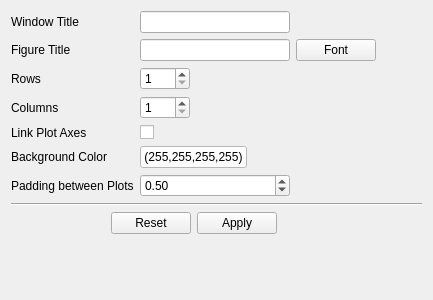
<?xml version="1.0" encoding="UTF-8"?>
<ui version="4.0">
 <class>FigureOptionsWidget</class>
 <widget class="QFigureOptionsWidget" name="FigureOptionsWidget">
  <property name="geometry">
   <rect>
    <x>0</x>
    <y>0</y>
    <width>433</width>
    <height>300</height>
   </rect>
  </property>
  <property name="windowTitle">
   <string>Form</string>
  </property>
  <layout class="QGridLayout" name="gridLayout">
   <item row="0" column="0">
    <widget class="QLabel" name="label_24">
     <property name="text">
      <string>Window Title</string>
     </property>
    </widget>
   </item>
   <item row="0" column="1">
    <widget class="QLineEdit" name="windowTitle">
     <property name="sizePolicy">
      <sizepolicy hsizetype="Minimum" vsizetype="Fixed">
       <horstretch>0</horstretch>
       <verstretch>0</verstretch>
      </sizepolicy>
     </property>
     <property name="minimumSize">
      <size>
       <width>150</width>
       <height>0</height>
      </size>
     </property>
     <property name="toolTip">
      <string>Window Title Text</string>
     </property>
    </widget>
   </item>
   <item row="1" column="0">
    <widget class="QLabel" name="label_13">
     <property name="text">
      <string>Figure Title</string>
     </property>
    </widget>
   </item>
   <item row="1" column="1">
    <widget class="QLineEdit" name="title">
     <property name="sizePolicy">
      <sizepolicy hsizetype="Minimum" vsizetype="Fixed">
       <horstretch>0</horstretch>
       <verstretch>0</verstretch>
      </sizepolicy>
     </property>
     <property name="minimumSize">
      <size>
       <width>150</width>
       <height>0</height>
      </size>
     </property>
    </widget>
   </item>
   <item row="2" column="0">
    <widget class="QLabel" name="label">
     <property name="text">
      <string>Rows</string>
     </property>
     <property name="buddy">
      <cstring>rows</cstring>
     </property>
    </widget>
   </item>
   <item row="2" column="1">
    <widget class="QSpinBox" name="rows">
     <property name="sizePolicy">
      <sizepolicy hsizetype="Fixed" vsizetype="Fixed">
       <horstretch>0</horstretch>
       <verstretch>0</verstretch>
      </sizepolicy>
     </property>
     <property name="minimumSize">
      <size>
       <width>50</width>
       <height>0</height>
      </size>
     </property>
     <property name="minimum">
      <number>1</number>
     </property>
    </widget>
   </item>
   <item row="3" column="0">
    <widget class="QLabel" name="label_2">
     <property name="text">
      <string>Columns</string>
     </property>
     <property name="buddy">
      <cstring>columns</cstring>
     </property>
    </widget>
   </item>
   <item row="3" column="1">
    <widget class="QSpinBox" name="columns">
     <property name="sizePolicy">
      <sizepolicy hsizetype="Fixed" vsizetype="Fixed">
       <horstretch>0</horstretch>
       <verstretch>0</verstretch>
      </sizepolicy>
     </property>
     <property name="minimumSize">
      <size>
       <width>50</width>
       <height>0</height>
      </size>
     </property>
     <property name="minimum">
      <number>1</number>
     </property>
    </widget>
   </item>
   <item row="4" column="0">
    <widget class="QLabel" name="label_40">
     <property name="text">
      <string>Link Plot Axes</string>
     </property>
    </widget>
   </item>
   <item row="4" column="1">
    <widget class="QCheckBox" name="linkPlotAxes">
     <property name="text">
      <string/>
     </property>
    </widget>
   </item>
   <item row="5" column="0">
    <widget class="QLabel" name="label_5">
     <property name="text">
      <string>Background Color</string>
     </property>
    </widget>
   </item>
   <item row="5" column="1">
    <widget class="QColorButton" name="backgroundColor">
     <property name="sizePolicy">
      <sizepolicy hsizetype="Fixed" vsizetype="Fixed">
       <horstretch>0</horstretch>
       <verstretch>0</verstretch>
      </sizepolicy>
     </property>
     <property name="minimumSize">
      <size>
       <width>55</width>
       <height>0</height>
      </size>
     </property>
     <property name="maximumSize">
      <size>
       <width>16777215</width>
       <height>16777215</height>
      </size>
     </property>
     <property name="styleSheet">
      <string notr="true">background-color: rgb(255, 255, 255);
color: rgb(0, 0, 0);
</string>
     </property>
     <property name="text">
      <string>(255,255,255,255)</string>
     </property>
    </widget>
   </item>
   <item row="6" column="0">
    <widget class="QLabel" name="label_20">
     <property name="text">
      <string>Padding between Plots</string>
     </property>
    </widget>
   </item>
   <item row="6" column="1">
    <widget class="QDoubleSpinBox" name="axesPadding">
     <property name="singleStep">
      <double>0.100000000000000</double>
     </property>
     <property name="value">
      <double>0.500000000000000</double>
     </property>
    </widget>
   </item>
   <item row="1" column="2">
    <widget class="QTextOptionsButton" name="titleFont">
     <property name="text">
      <string>Font</string>
     </property>
    </widget>
   </item>
   <item row="8" column="0" colspan="3">
    <widget class="QDialogButtonBox" name="buttons">
     <property name="orientation">
      <enum>Qt::Horizontal</enum>
     </property>
     <property name="standardButtons">
      <set>QDialogButtonBox::Apply|QDialogButtonBox::Reset</set>
     </property>
     <property name="centerButtons">
      <bool>true</bool>
     </property>
    </widget>
   </item>
   <item row="7" column="0" colspan="4">
    <widget class="Line" name="line_2">
     <property name="orientation">
      <enum>Qt::Horizontal</enum>
     </property>
    </widget>
   </item>
   <item row="3" column="3">
    <spacer name="horizontalSpacer">
     <property name="orientation">
      <enum>Qt::Horizontal</enum>
     </property>
     <property name="sizeType">
      <enum>QSizePolicy::Expanding</enum>
     </property>
     <property name="sizeHint" stdset="0">
      <size>
       <width>40</width>
       <height>20</height>
      </size>
     </property>
    </spacer>
   </item>
   <item row="9" column="0">
    <spacer name="verticalSpacer_3">
     <property name="orientation">
      <enum>Qt::Vertical</enum>
     </property>
     <property name="sizeHint" stdset="0">
      <size>
       <width>20</width>
       <height>40</height>
      </size>
     </property>
    </spacer>
   </item>
  </layout>
 </widget>
 <customwidgets>
  <customwidget>
   <class>QColorButton</class>
   <extends>QPushButton</extends>
   <header>gui/QColorButton</header>
   <slots>
    <slot>createColorDialog()</slot>
   </slots>
  </customwidget>
  <customwidget>
   <class>QTextOptionsButton</class>
   <extends>QPushButton</extends>
   <header>gui/QTextOptionsButton</header>
   <slots>
    <slot>showTextOptionsDialog()</slot>
   </slots>
  </customwidget>
  <customwidget>
   <class>QFigureOptionsWidget</class>
   <extends>QWidget</extends>
   <header>gui/QFigureOptionsWidget</header>
   <container>1</container>
  </customwidget>
 </customwidgets>
 <resources/>
 <connections>
  <connection>
   <sender>backgroundColor</sender>
   <signal>clicked()</signal>
   <receiver>backgroundColor</receiver>
   <slot>createColorDialog()</slot>
   <hints>
    <hint type="sourcelabel">
     <x>221</x>
     <y>149</y>
    </hint>
    <hint type="destinationlabel">
     <x>197</x>
     <y>146</y>
    </hint>
   </hints>
  </connection>
  <connection>
   <sender>titleFont</sender>
   <signal>clicked()</signal>
   <receiver>titleFont</receiver>
   <slot>showTextOptionsDialog()</slot>
   <hints>
    <hint type="sourcelabel">
     <x>339</x>
     <y>49</y>
    </hint>
    <hint type="destinationlabel">
     <x>365</x>
     <y>54</y>
    </hint>
   </hints>
  </connection>
  <connection>
   <sender>buttons</sender>
   <signal>clicked(QAbstractButton*)</signal>
   <receiver>FigureOptionsWidget</receiver>
   <slot>buttonClickHandler(QAbstractButton*)</slot>
   <hints>
    <hint type="sourcelabel">
     <x>238</x>
     <y>218</y>
    </hint>
    <hint type="destinationlabel">
     <x>252</x>
     <y>248</y>
    </hint>
   </hints>
  </connection>
 </connections>
 <slots>
  <slot>buttonClickHandler(QAbstractButton*)</slot>
 </slots>
</ui>
